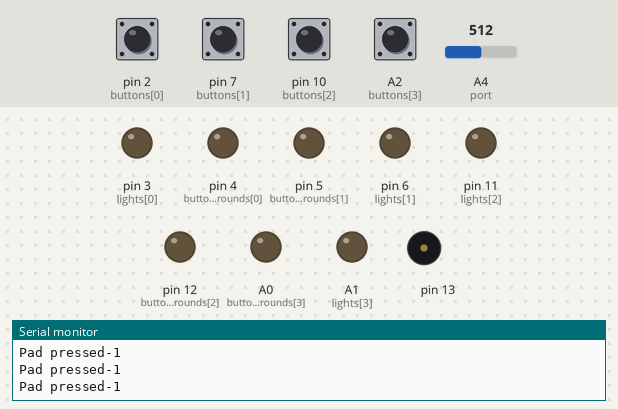
The sketch below on a simulated Arduino Uno, built with avr-gcc and run on an emulated ATmega328P. Parts: output pins drawn as LEDs (lit = HIGH), buzzer (waves = sounding), the last lines printed to the serial monitor. The inputs (shaded band) are chosen by the test bench; at power-on: A2 (buttons[3]), pin 2 (buttons[0]), pin 7 (buttons[1]), pin 10 (buttons[2]) HIGH, A4 (port) = 512. Random numbers use the default seed unless the sketch sets one.

Above: at 7.7 s.
7.8 s: pin 2 (buttons[0]) pulled LOW for 0.15 s
At 10.1 s:
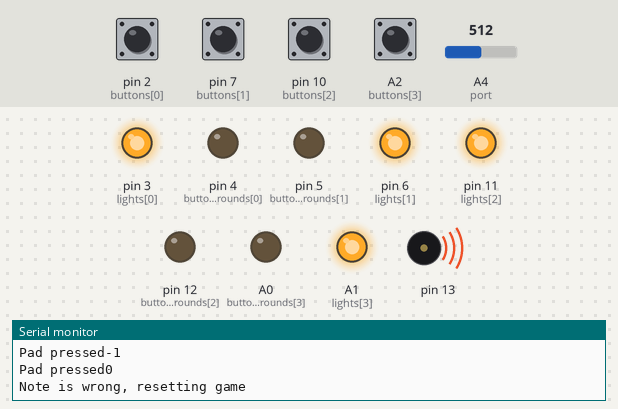
16.9 s: pin 10 (buttons[2]) pulled LOW for 0.15 s
At 17.19 s:
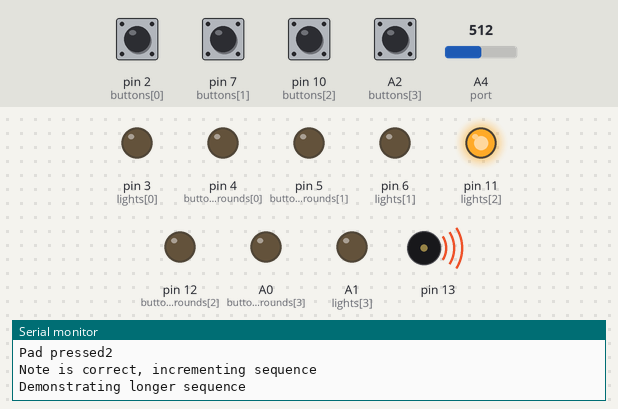
19.9 s: pin 2 (buttons[0]) driven LOW
At 23.3 s:
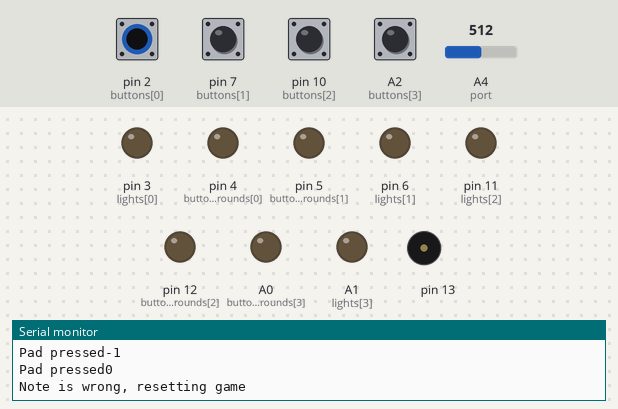
Timing chart, 0 to 23.9 s (numbered marks = the images above; inputs shaded):
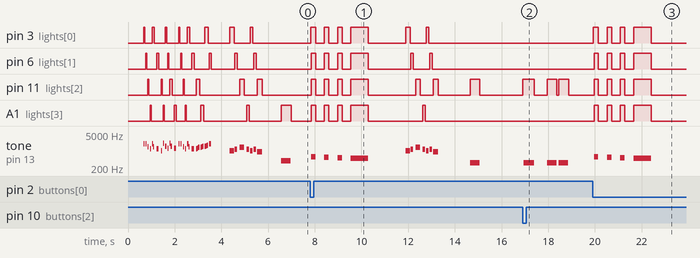

Measured:
- after the input at 7.8 s, pin 3 (lights[0]): goes 3 × (HIGH 0.22 s, LOW 0.38 s), HIGH 0.75 s, LOW 1.6 s, HIGH 0.20 s, LOW 0.68 s, HIGH 0.10 s, then LOW, starting at once; pin 6 (lights[1]): goes 3 × (HIGH 0.19 s, LOW 0.38 s), HIGH 0.75 s, LOW 1.8 s, HIGH 0.10 s, LOW 0.71 s, HIGH 0.10 s, then LOW, starting after 0.05 s
- after the input at 16.9 s, pin 11 (lights[2]): goes HIGH 0.47 s, LOW 0.56 s, HIGH 0.42 s, LOW 0.08 s, HIGH 0.42 s, then LOW, starting at once; tone on pin 13: goes 330 Hz 0.43 s, silent 0.56 s, 330 Hz 0.41 s, silent 0.10 s, 330 Hz 0.41 s, then silent, starting after 0.06 s
- after the input at 19.9 s, pin 3 (lights[0]): goes 3 × (HIGH 0.22 s, LOW 0.38 s), HIGH 0.75 s, then LOW, starting at once; pin 6 (lights[1]): goes 3 × (HIGH 0.19 s, LOW 0.38 s), HIGH 0.75 s, then LOW, starting after 0.06 s
- by itself, tone on pin 13: plays 1976 Hz for 0.05 s, 1976 Hz for 0.05 s, 1480 Hz for 0.05 s, 1245 Hz for 0.05 s, 1976 Hz for 0.05 s, 1480 Hz for 0.05 s … (39 notes in this stretch)

The sketch:

Memory02MelodyGame.ino
```cpp
//#include <Tone.h> //to reinclude, need to fix initSong to only initialise tonePin once
#include <rtttl.h>

/**
This is a clone of the logic of MB Games' Simon memory game

It is intended to drive an example circuit developed for the @ShrimpingIt
project, which documents how to make extremely low cost and simple
Arduino-compatible circuits. See http://start.shrimping.it/project/memory/

A cheaper soldered version can use tactile switches on the back, and LEDs on the
front directly as illuminated buttons, massively reducing the cost of parts.
*/

//the pins used to provide the
//backlit pads for the Simon Game
#define NUMPADS 4
int buttons[] = {2,7,10,A2};
int buttonGrounds[] = {4,5,12,A0};
int lights[] = {3,6,11,A1};

//the storage used for the pad
//sequence you have to follow
#define MAXSEQUENCE 128
int sequence[MAXSEQUENCE];
int sequencePos = 0;
int sequenceLength = 1;

//These should in the end use RTTTL to define any tune
const char greetSong[] PROGMEM = "PacMan:b=160:32b,32p,32b6,32p,32f#6,32p,32d#6,32p,32b6,32f#6,16p,16d#6,16p,32c6,32p,32c7,32p,32g6,32p,32e6,32p,32c7,32g6,16p,16e6,16p,32b,32p,32b6,32p,32f#6,32p,32d#6,32p,32b6,32f#6,16p,16d#6,16p,32d#6,32e6,32f6,32p,32f6,32f#6,32g6,32p,32g6,32g#6,32a6,32p,32b.6";
const char levelSong[] PROGMEM = "DonkeyKong:d=4,o=5,b=300:c6,32p,8d6,8p,f6,8p,8d6,16p,8c6,16p,8d6,16p,a#";
const char failSong[] PROGMEM = "Fail:b=80:16d,8p,16c#,8p,16c,8p,4b4";

#define SHOW 1
#define HEAR 2
int gameMode = SHOW;

ProgmemPlayer tonePlayer(13);
int tones[] = {NOTE_G3, NOTE_C4, NOTE_E4, NOTE_G4};

unsigned long lastTriggered = 0;
int lastPadPressed = -1;

long toneLength = 400;
long restLength = 100;

unsigned long noteStarted = -1;
int noteDuration = -1;

void setup(){
  Serial.begin(9600);
  randomSeed(seedOut(31));
  initPins();
  tonePlayer.setSong(greetSong);

  //play greeting song
  tonePlayer.setSong(greetSong);
  flashSong();

  delay(toneLength * 2);

  resetGame();
}

void initPins(){
  for(int padIdx = 0; padIdx < NUMPADS; padIdx++){
    //softwire buttons
    pinMode(buttons[padIdx], INPUT); //choose one end of button as pull-up
    digitalWrite(buttons[padIdx], HIGH); //configure pull-up resistors
    pinMode(buttonGrounds[padIdx], OUTPUT); //choose the other end as pull-down
    digitalWrite(buttonGrounds[padIdx], LOW); //make sure other end acts as ground
    //softwire lights
    pinMode(lights[padIdx],OUTPUT);
  }
}

void flashSong(){
  flashSong(true);
}

void flashSong(bool cycle){
  bool wasSilent = true;
  bool isSilent = true;
  int flashPad = 0;
  while(tonePlayer.pollSong()){ //keep stepping through the song
    isSilent = tonePlayer.isSilent();
    if(isSilent != wasSilent){ //step has begun - either note or rest
      darkenPads();
      if(!isSilent){ //note is playing
        if(cycle){
          lightPad(flashPad++ % NUMPADS);
        }
        else{
          lightenPads();
        }
      }
    }
    wasSilent = isSilent;
  }
  darkenPads();
}

/** Drawing on commentary at http://citeseer.ist.psu.edu/viewdoc/download;jsessionid=4F8F207F726CB56B4630F8155F748256?doi=10.1.1.53.3686&rep=rep1&type=pdf and
* http://stackoverflow.com/questions/8569113/why-1103515245-is-used-in-rand which mentions "The high order 16 bits are acceptable" in the basic libc C rand function
*/
int rand4(){
  return random(4);
}

void loop(){
	//decide if anything needs doing, based on current mode
	if(gameMode == SHOW){
		//simon is playing a sequence to memorise
		showSequence();
	}
	else if(gameMode==HEAR){
		//not teaching but waiting for presses
		hearSequence();
	}
}

void randomiseSequence(){
	for(int sequenceIdx = 0; sequenceIdx < MAXSEQUENCE; sequenceIdx++){
		//sequence[sequenceIdx] = random(NUMPADS);
	        sequence[sequenceIdx] = rand4();
	}
}

void lightPad(int padIdx){
	digitalWrite(lights[padIdx], HIGH);
}

void lightenPads(){
	for(int padIdx = 0; padIdx < NUMPADS; padIdx++){
		digitalWrite(lights[padIdx], HIGH);
	}
}

void darkenPads(){
	for(int padIdx = 0; padIdx < NUMPADS; padIdx++){
		digitalWrite(lights[padIdx], LOW);
	}
}

int getPadPressed(){
	for(int padIdx = 0; padIdx < NUMPADS; padIdx++){
		if(digitalRead(buttons[padIdx]) == LOW){
			return padIdx;
		}
	}
	return -1;
}

void setMode(int mode){
  if(mode == SHOW){
    delay(toneLength);
  }
  tonePlayer.silence();
  darkenPads();
  gameMode = mode;
  sequencePos = 0;
}

void resetGame(){
        tonePlayer.setSong(levelSong);
        flashSong();
        delay(toneLength);

        sequenceLength = 1;
	randomiseSequence();
        setMode(SHOW);
}

void showSequence(){
	//get a timestamp for this iteration
	long now = millis();

	//consider progressing the tune and lights
	if(tonePlayer.isSilent()){
                Serial.println("No sound");
		//test if a beep should begin
		if(now - lastTriggered > (toneLength + restLength) || lastTriggered == 0){
                        Serial.println("Last note finished");
			//progress sequence, play note and illuminate light
			if(sequencePos < sequenceLength){
                              Serial.print("Playing new note: ");
                              Serial.println(sequence[sequencePos]);
				//still more of target melody to play
				tonePlayer.beep(tones[sequence[sequencePos]], toneLength);
				digitalWrite(lights[sequence[sequencePos]], HIGH);
				lastTriggered = now;
				sequencePos += 1;
			}
			else{
                              Serial.println("Played all the notes in this round");
				//target melody is complete
				//now check the player can copy it
                                setMode(HEAR);
			}
		}
	}
	else{
          Serial.println("Speaker playing");
		//sound is playing, check if it should stop
		if(!tonePlayer.pollBeep()){
                        Serial.println("Stopping note");
			//stop sound and extinguish lights
                        tonePlayer.silence();
			darkenPads();
		}
	}
}

void hearSequence(){

	int padPressed = getPadPressed();
        Serial.print("Pad pressed");
        Serial.println(padPressed);

	if(padPressed != lastPadPressed){
		//pad state has changed
		if(lastPadPressed == -1){
			//a pad was pressed, so light that pad
			lightPad(padPressed);
			if(padPressed == sequence[sequencePos]){
                                Serial.println("Note is correct, incrementing sequence");
				//if correct target play successful tone
				tonePlayer.beep(tones[padPressed], toneLength);
				//extend the melody and teach again
				sequencePos += 1;
                                if(sequencePos == sequenceLength){
                                  //completed this round
                                  sequenceLength += 1;
  				  if(sequenceLength != MAXSEQUENCE){
                                    //not completed game, so re-run
                                    Serial.println("Demonstrating longer sequence");
                                    setMode(SHOW);
  				  }
                                  else{
                                    Serial.println("Game is complete");
                                    //completed game!
                                    //TODO some kind of fanfare
                                    resetGame();
                                  }
                                }
			}
			else{
                                Serial.println("Note is wrong, resetting game");
  				//play failure tone
                                tonePlayer.setSong(failSong);
                                flashSong(false);
                                delay(toneLength * 4);
				//start teaching a new random sequence
				resetGame();
			}
			lastTriggered = millis();
		}
		else{
			//a pad was released
			//turn off lights and silence
			tonePlayer.silence();
			darkenPads();
		}
		lastPadPressed = padPressed;
	}
}

/** Randomness functions from http://www.utopiamechanicus.com/article/arduino-better-random-numbers/ */

unsigned int bitOut(void)
{
  static unsigned long firstTime=1, prev=0;
  unsigned long bit1=0, bit0=0, x=0, port=4, limit=99;
  if (firstTime)
  {
    firstTime=0;
    prev=analogRead(port);
  }
  while (limit--)
  {
    x=analogRead(port);
    bit1=(prev!=x?1:0);
    prev=x;
    x=analogRead(port);
    bit0=(prev!=x?1:0);
    prev=x;
    if (bit1!=bit0)
      break;
  }
  return bit1;
}

unsigned long seedOut(unsigned int noOfBits)
{
  // return value with 'noOfBits' random bits set
  unsigned long seed=0;
  for (int i=0;i<noOfBits;++i)
    seed = (seed<<1) | bitOut();
  return seed;
}
```
